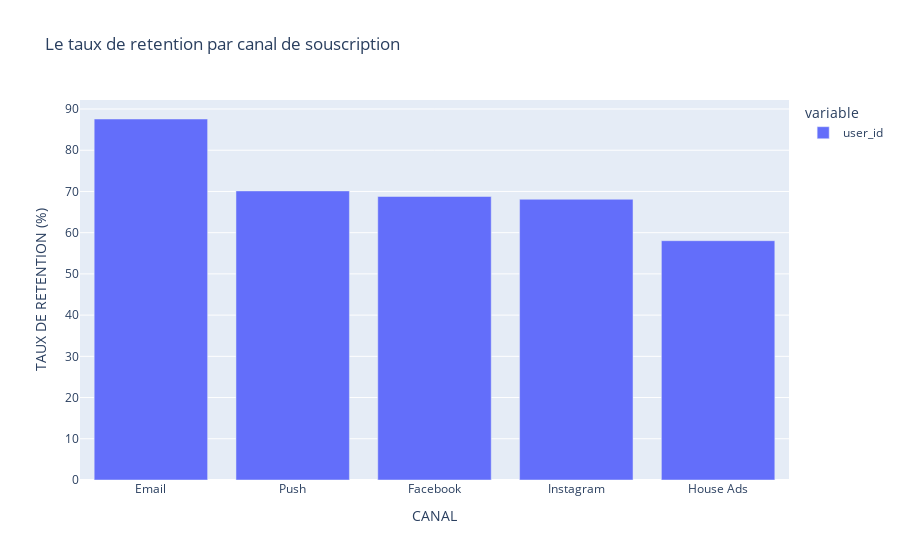

Here is the notebook cell this chart was saved with:
### Markdown cell above
# visualisation des résultats

### Code cell
# Create side-by-side bar chart of `xgb`
bar_fig = px.bar(
   taux_retention_par_canal.sort_values(ascending=False),
   title="Le taux de retention par canal de souscription" 
)
bar_fig.update_layout(xaxis_title="CANAL",yaxis_title="TAUX DE RETENTION\n(%)")
bar_fig.show()

### Figure 1 — Plotly figure (JSON) as saved in the notebook; plotly's stock layout.template omitted (floating-point values rounded to 4 significant figures)
{"data": [{"alignmentgroup": "True", "hovertemplate": "variable=user_id<br>subscribing_channel=%{x}<br>value=%{y}<extra></extra>", "legendgroup": "user_id", "marker": {"color": "#636efa", "pattern": {"shape": ""}}, "name": "user_id", "offsetgroup": "user_id", "orientation": "v", "showlegend": true, "textposition": "auto", "type": "bar", "x": ["Email", "Push", "Facebook", "Instagram", "House Ads"], "xaxis": "x", "y": [87.58, 70.13, 68.78, 68.1, 58.05], "yaxis": "y"}], "layout": {"barmode": "relative", "legend": {"title": {"text": "variable"}, "tracegroupgap": 0}, "title": {"text": "Le taux de retention par canal de souscription"}, "xaxis": {"anchor": "y", "domain": [0, 1], "title": {"text": "CANAL"}}, "yaxis": {"anchor": "x", "domain": [0, 1], "title": {"text": "TAUX DE RETENTION\n(%)"}}}}
